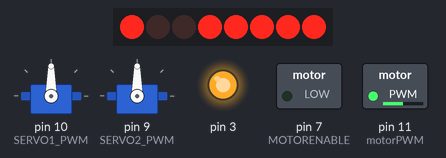
Simulated run of this sketch. Board: Arduino Uno, built with avr-gcc and run on an emulated ATmega328P. Parts: 8 shift-register outputs drawn as a row of LEDs (first output left, lit = HIGH), 2 × servo, switched loads named in the sketch (green lamp = pin HIGH), output pins drawn as LEDs (lit = HIGH). Wiring (inferred from the names in the program): shift register (74HC595): data pin 8; shift clock pin 4; latch pin 12. Wiring (inferred from the signals the program sends): row of LEDs: on Q0, Q1, Q2, Q3, Q4, Q5, Q6, Q7. Pins used as bus, display or sensor lines are not drawn; what the sketch prints to the serial monitor is not drawn.

Above: at 0.05 s.
At 5.05 s:
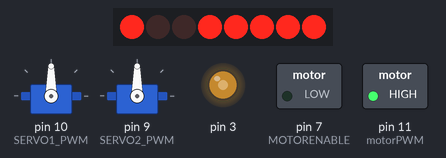
At 10.15 s:
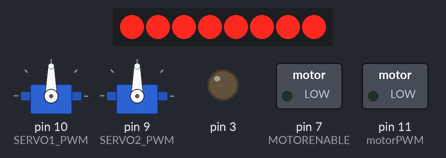
Timing chart, 0 to 13.3 s (numbered marks = the images above):
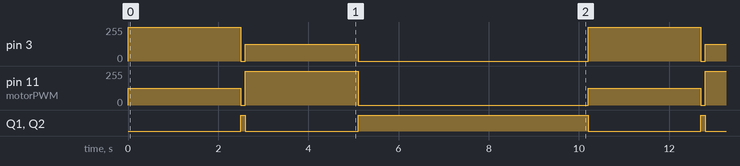

Measured:
- by itself, pin 3: repeats every 10.2 s: 0/255 0.10 s, 127/255 2.5 s, 0/255 5.1 s, 255/255 2.5 s
- by itself, pin 11 (motorPWM): repeats every 10.2 s: 0/255 0.10 s, 255/255 2.5 s, 0/255 5.1 s, 127/255 2.5 s
- by itself, Q1, Q2: repeats every 10.2 s: LOW 2.5 s, HIGH 5.1 s, LOW 2.5 s, HIGH 0.10 s

The sketch:

car.ino
```cpp
//
//
// Pin usage with the Adafruit Motorshield
// ---------------------------------------
// Analog pins: not used at all
//     A0 ... A5 are still available
//     They all can also be used as digital pins.
//     Also I2C (A4=SDA and A5=SCL) can be used.
//     These pins have a breadboard area on the shield.
// Digital pins: used: 3,4,5,6,7,8,9,10,11,12
//     Pin 9 and 10 are only used for the servo motors.
//     Already in use: 0 (RX) and 1 (TX).
//     Unused: 2,13
//     Pin 2 has an soldering hole on the board,
//           easy to connect a wire.
//     Pin 13 is also connected to the system led.
// I2C is possible, but SPI is not possible since
// those pins are used.
//


#include <Servo.h>


// Arduino pins for the shift register
#define MOTORLATCH 12
#define MOTORCLK 4
#define MOTORENABLE 7
#define MOTORDATA 8

// 8-bit bus after the 74HC595 shift register
// (not Arduino pins)
// These are used to set the direction of the bridge driver.
#define MOTOR1_A 2
#define MOTOR1_B 3
#define MOTOR2_A 1
#define MOTOR2_B 4
#define MOTOR3_A 5
#define MOTOR3_B 7
#define MOTOR4_A 0
#define MOTOR4_B 6

// Arduino pins for the PWM signals.
#define MOTOR1_PWM 11
#define MOTOR2_PWM 3
#define MOTOR3_PWM 6
#define MOTOR4_PWM 5
#define SERVO1_PWM 10
#define SERVO2_PWM 9

// Codes for the motor function.
#define FORWARD 1
#define BACKWARD 2
#define BRAKE 3
#define RELEASE 4

// ------------------------------------
// ChickTech Stuff

#define LEFT_SLOW_FORWARD motor(1,1,127)
#define LEFT_FAST_FORWARD motor(1,1,255)
#define RIGHT_SLOW_FORWARD motor(2,1,127)
#define RIGHT_FAST_FORWARD motor(2,1,255)

#define LEFT_SLOW_REVERSE motor(1,2,127)
#define LEFT_FAST_REVERSE motor(1,2,255)
#define RIGHT_SLOW_REVERSE motor(2,2,127)
#define RIGHT_FAST_REVERSE motor(2,2,255)

#define SLOW_LEFT_TURN {motor(1,1,127);motor(2,1,255);}
#define SLOW_RIGHT_TURN {motor(1,1,255);motor(2,1,127);}

#define LEFT_RELEASE motor(1,4,0)
#define RIGHT_RELEASE motor(2,4,0)
#define HALT {motor(1,4,0);motor(2,4,0);}

#define SEC * 1000
// ------------------------------------------

// Declare classes for Servo connectors of the MotorShield.
Servo servo_1;
Servo servo_2;


void setup()
{
  Serial.begin(9600);
  Serial.println("Simple Adafruit Motor Shield sketch");

  // Use the default "Servo" library of Arduino.
  // Attach the pin number to the servo library.
  // This might also set the servo in the middle position.
  servo_1.attach(SERVO1_PWM);
  servo_2.attach(SERVO2_PWM);
}


void loop()
{
  SLOW_LEFT_TURN;
  delay(2.5 SEC);
  HALT;
  delay(0.1 SEC);

  SLOW_RIGHT_TURN;
  delay(2.5 SEC);
  HALT;
  delay(0.1 SEC);

  delay(5 SEC);
}

// Initializing
// ------------
// There is no initialization function.
//
// The shiftWrite() has an automatic initializing.
// The PWM outputs are floating during startup,
// that's okay for the Adafruit Motor Shield, it stays off.
// Using analogWrite() without pinMode() is valid.
//


// ---------------------------------
// motor
//
// Select the motor (1-4), the command,
// and the speed (0-255).
// The commands are: FORWARD, BACKWARD, BRAKE, RELEASE.
//
void motor(int nMotor, int command, int speed)
{
  int motorA, motorB;

  if (nMotor >= 1 && nMotor <= 4)
  {
    switch (nMotor)
    {
    case 1:
      motorA   = MOTOR1_A;
      motorB   = MOTOR1_B;
      break;
    case 2:
      motorA   = MOTOR2_A;
      motorB   = MOTOR2_B;
      break;
    case 3:
      motorA   = MOTOR3_A;
      motorB   = MOTOR3_B;
      break;
    case 4:
      motorA   = MOTOR4_A;
      motorB   = MOTOR4_B;
      break;
    default:
      break;
    }

    switch (command)
    {
    case FORWARD:
      motor_output (motorA, HIGH, speed);
      motor_output (motorB, LOW, -1);     // -1: no PWM set
      break;
    case BACKWARD:
      motor_output (motorA, LOW, speed);
      motor_output (motorB, HIGH, -1);    // -1: no PWM set
      break;
    case BRAKE:
      // The AdaFruit library didn't implement a brake.
      // The L293D motor driver ic doesn't have a good
      // brake anyway.
      // It uses transistors inside, and not mosfets.
      // Some use a software break, by using a short
      // reverse voltage.
      // This brake will try to brake, by enabling
      // the output and by pulling both outputs to ground.
      // But it isn't a good break.
      motor_output (motorA, LOW, 255); // 255: fully on.
      motor_output (motorB, LOW, -1);  // -1: no PWM set
      break;
    case RELEASE:
      motor_output (motorA, LOW, 0);  // 0: output floating.
      motor_output (motorB, LOW, -1); // -1: no PWM set
      break;
    default:
      break;
    }
  }
}


// ---------------------------------
// motor_output
//
// The function motor_ouput uses the motor driver to
// drive normal outputs like lights, relays, solenoids,
// DC motors (but not in reverse).
//
// It is also used as an internal helper function
// for the motor() function.
//
// The high_low variable should be set 'HIGH'
// to drive lights, etc.
// It can be set 'LOW', to switch it off,
// but also a 'speed' of 0 will switch it off.
//
// The 'speed' sets the PWM for 0...255, and is for
// both pins of the motor output.
//   For example, if motor 3 side 'A' is used to for a
//   dimmed light at 50% (speed is 128), also the
//   motor 3 side 'B' output will be dimmed for 50%.
// Set to 0 for completelty off (high impedance).
// Set to 255 for fully on.
// Special settings for the PWM speed:
//    Set to -1 for not setting the PWM at all.
//
void motor_output (int output, int high_low, int speed)
{
  int motorPWM;

  switch (output)
  {
  case MOTOR1_A:
  case MOTOR1_B:
    motorPWM = MOTOR1_PWM;
    break;
  case MOTOR2_A:
  case MOTOR2_B:
    motorPWM = MOTOR2_PWM;
    break;
  case MOTOR3_A:
  case MOTOR3_B:
    motorPWM = MOTOR3_PWM;
    break;
  case MOTOR4_A:
  case MOTOR4_B:
    motorPWM = MOTOR4_PWM;
    break;
  default:
    // Use speed as error flag, -3333 = invalid output.
    speed = -3333;
    break;
  }

  if (speed != -3333)
  {
    // Set the direction with the shift register
    // on the MotorShield, even if the speed = -1.
    // In that case the direction will be set, but
    // not the PWM.
    shiftWrite(output, high_low);

    // set PWM only if it is valid
    if (speed >= 0 && speed <= 255)
    {
      analogWrite(motorPWM, speed);
    }
  }
}


// ---------------------------------
// shiftWrite
//
// The parameters are just like digitalWrite().
//
// The output is the pin 0...7 (the pin behind
// the shift register).
// The second parameter is HIGH or LOW.
//
// There is no initialization function.
// Initialization is automatically done at the first
// time it is used.
//
void shiftWrite(int output, int high_low)
{
  static int latch_copy;
  static int shift_register_initialized = false;

  // Do the initialization on the fly,
  // at the first time it is used.
  if (!shift_register_initialized)
  {
    // Set pins for shift register to output
    pinMode(MOTORLATCH, OUTPUT);
    pinMode(MOTORENABLE, OUTPUT);
    pinMode(MOTORDATA, OUTPUT);
    pinMode(MOTORCLK, OUTPUT);

    // Set pins for shift register to default value (low);
    digitalWrite(MOTORDATA, LOW);
    digitalWrite(MOTORLATCH, LOW);
    digitalWrite(MOTORCLK, LOW);
    // Enable the shift register, set Enable pin Low.
    digitalWrite(MOTORENABLE, LOW);

    // start with all outputs (of the shift register) low
    latch_copy = 0;

    shift_register_initialized = true;
  }

  // The defines HIGH and LOW are 1 and 0.
  // So this is valid.
  bitWrite(latch_copy, output, high_low);

  // Use the default Arduino 'shiftOut()' function to
  // shift the bits with the MOTORCLK as clock pulse.
  // The 74HC595 shiftregister wants the MSB first.
  // After that, generate a latch pulse with MOTORLATCH.
  shiftOut(MOTORDATA, MOTORCLK, MSBFIRST, latch_copy);
  delayMicroseconds(5);    // For safety, not really needed.
  digitalWrite(MOTORLATCH, HIGH);
  delayMicroseconds(5);    // For safety, not really needed.
  digitalWrite(MOTORLATCH, LOW);
}
```
